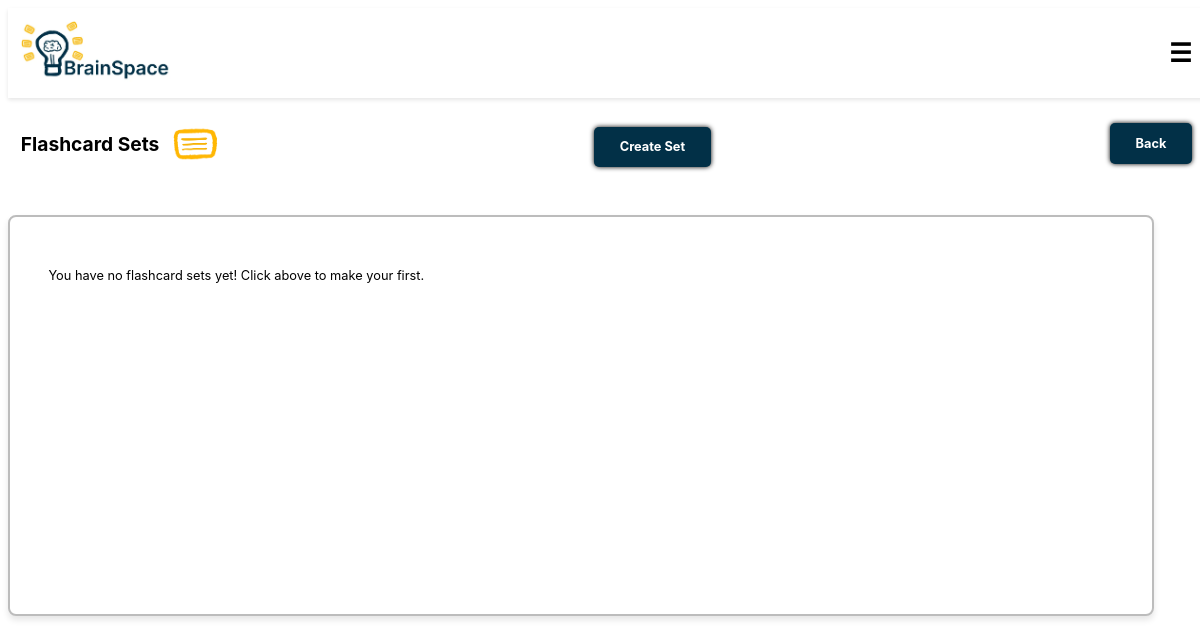
The page /flashcard_sidebar/ (signed in) on the database as committed earlier.
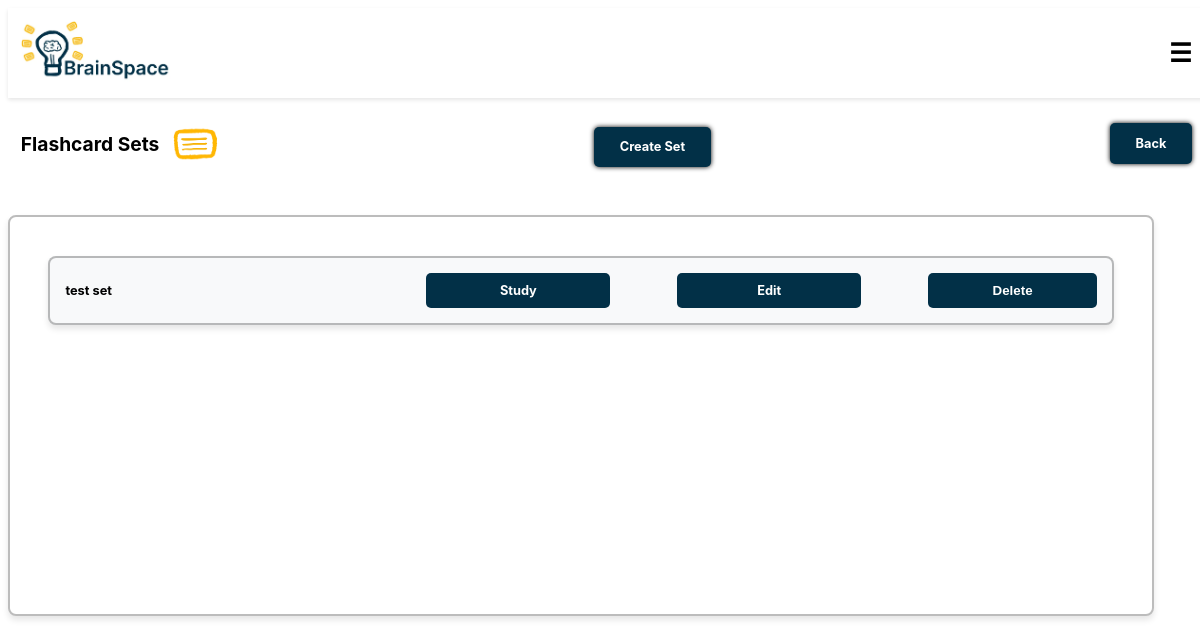
The same page on the database as committed later.
### cards/models.py (models this page shows, shortened)
class FlashcardSet(models.Model):
    user = models.ForeignKey(Profile, on_delete=models.CASCADE, related_name='flashcard_sets')
    name = models.CharField(max_length=255)
    created_at = models.DateTimeField(auto_now_add=True)
    baseline = models.FloatField(default=0)
    quickest_time = models.FloatField(null=True, blank=True)

### cards/views.py (the view)
# urls.py: path('flashcard_sidebar/', views.flashcard_sidebar, name='flashcard_sidebar'),
def flashcard_sidebar(request):
    flashcard_sets = FlashcardSet.objects.filter(user=request.user.profile)
    return render(request, 'cards/flashcard_sidebar.html', {'flashcard_sets': flashcard_sets})

### cards/templates/cards/flashcard_sidebar.html (shortened to what this page needs)
{% extends 'cards/header.html' %}
{% block content %}
{% load static %}
<div class="flashcard-nav-header">
    <div class="flashcard-nav-title">
        <h2>Flashcard Sets</h2>
        <img src="{% static 'images/flashcard.png' %}" alt="flashcard" class="flashcard-img">
    </div>
    <a href="{% url 'create' %}" class="createsetbtn">Create Set</a>
    <a href="{% url 'dashboard' %}" class="loginbtn">Back</a>
</div>
<div class="scrollbox">
    {% for set in flashcard_sets %}
    <div class="flashcard-box">
        <div class="flashcard-title">{{ set.name }}</div>
        <div class="flashcard-buttons">
            <a href="{% url 'study' set.id %}" class="button">Study</a>
            <a href="{% url 'edit' set.id %}" class="button">Edit</a>
            <form action="{% url 'delete' set.id %}" method="post" class="delete-set-form" onsubmit="return confirmDelete();">
                <button type="submit">Delete</button>
            </form>
        </div>
    </div>
    {% empty %}
    <p>You have no flashcard sets yet! Click above to make your first.</p>
    {% endfor %}
</div>
{% endblock %}

Rows that differ between the two databases and show on the page:
added FlashcardSet: name "test set"
Other text that changed with them:
text no longer shown: "You have no flashcard sets yet! Click above to make your first."
